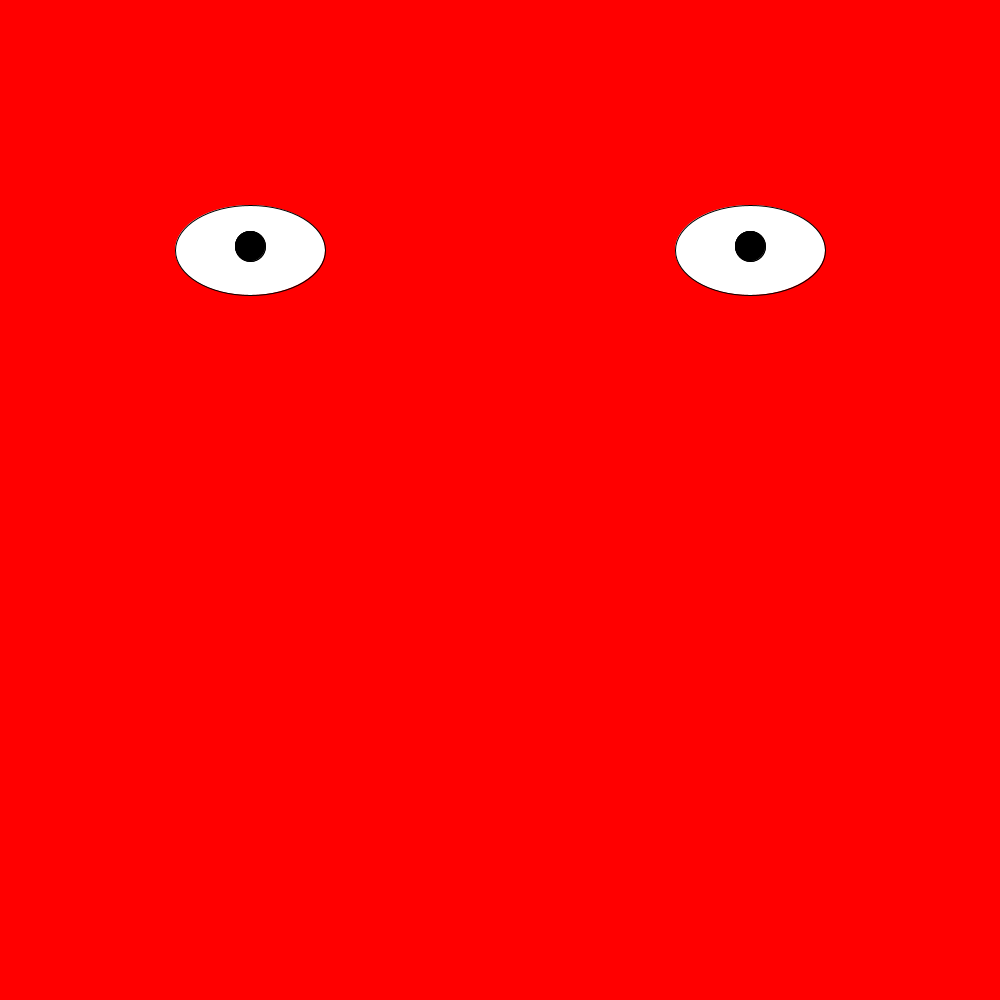
Frame 1 (no input)
Frame 60 (the mouse pressed at the canvas centre just before this capture): identical to frame 1, image omitted
Frame 120 (the mouse held since frame 60 and released just before this capture): identical to frame 1, image omitted

The Processing sketch that drew this single still picture (run headless with seeded random() and noise(); from frame 60 on, the mouse is pressed at the canvas centre):

// Processing sketch: GOOGLYEYES
// ── GOOGLYEYES.pde
int x =   250 ; 
 int y = 246 ; 
void setup(){
  size(1000,1000);
  
  
}

void draw(){
 background(255,0,0);
  fill(255,255,255);
   ellipse(250,250, 150,90);
     ellipse(1000 - 250,250, 150,90);
      fill(0,0,0);
      ellipse(x ,y, 30,30);
        ellipse(x,y , 30,30);
         ellipse(x + 500,y , 30,30);
     ellipse(x + 500 ,y , 30,30);
  
   if (mousePressed){
     println(mouseX);
     println(mouseY);
   }
   if ((mouseX >= 689) &&
    ( mouseX <= 800) &&
       (mouseY >=  224) &&
     ( mouseY <= 285))
     {
    
          x = mouseX- 500;
          y = mouseY;
       }

     if ((mouseX >= 188)&&
      ( mouseX <= 330) &&
        (mouseY >=  224)&&
     ( mouseY <= 290)){
        x = mouseX;
     y = mouseY;
  
}
       
}
